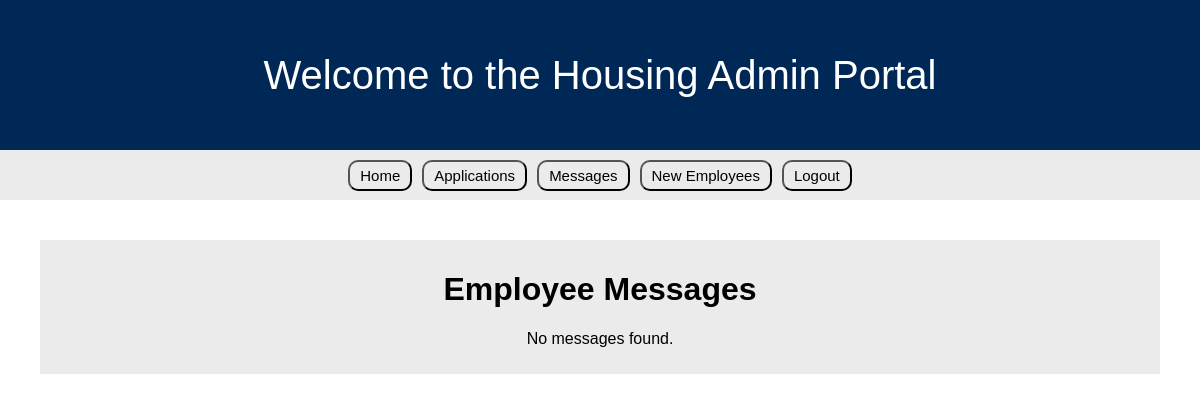
The app's page /messages (signed in), older data.
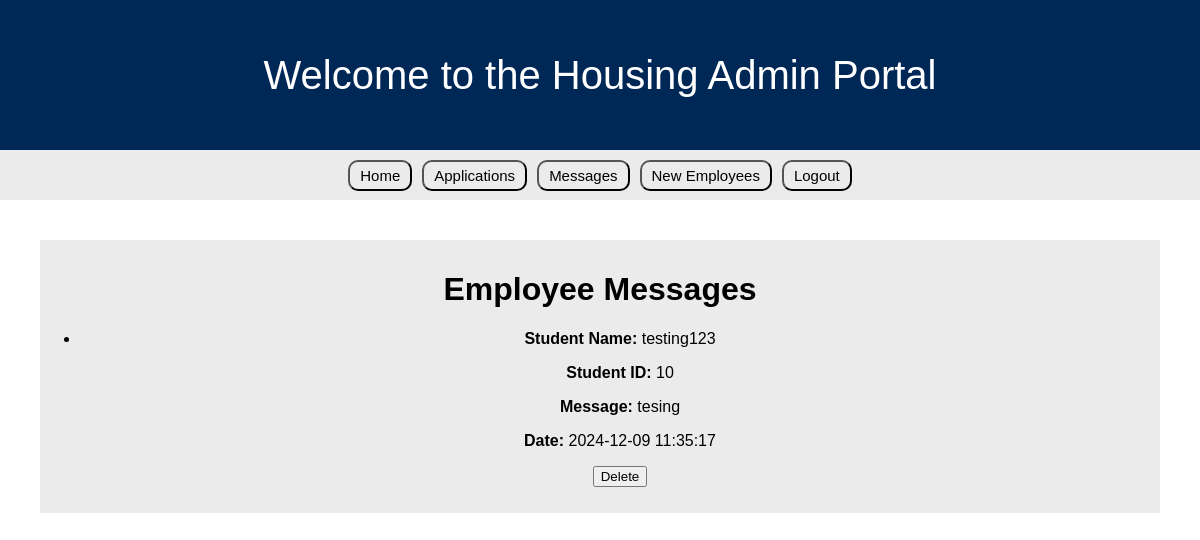
The same page, newer data.
### tables this page shows
CREATE TABLE contact (
    c_contactDateTime DATETIME NOT NULL,
    c_reason VARCHAR(255) NOT NULL,
    c_studentID decimal(12,0) NOT NULL,
    c_employeeID decimal(12,0) NOT NULL,
    FOREIGN KEY (c_studentID) REFERENCES student(s_studentID),
    FOREIGN KEY(c_employeeID) REFERENCES employee(e_employeeID)
);

CREATE TABLE student (
    s_studentID decimal(12,0) NOT NULL,
    s_name VARCHAR(25) NOT NULL,
    s_gender CHAR(1) NOT NULL,
    s_year INT NOT NULL,
    s_email VARCHAR(100) NOT NULL UNIQUE,
    s_password VARCHAR(100) NOT NULL,
    s_buildingID decimal(12,0) NOT NULL,
    s_roomID decimal(12,0) NOT NULL,
    PRIMARY KEY (s_studentID),
    FOREIGN KEY (s_buildingID) REFERENCES building(b_buildingID),
    FOREIGN KEY (s_roomID) REFERENCES room(r_roomID)
);

### server.py (the view)
@app.route('/messages', methods=['GET', 'POST'])
def employee_messages():
    employee_id = session.get('employee_id')
    if not employee_id:
        flash("You must be logged in as an employee to view messages.", "error")
        return redirect(url_for('employee_login'))
    conn = open_connection()
    if conn:
        try:
            cursor = conn.cursor()
            cursor.execute("""
                SELECT c_contactDateTime, c_reason, c_studentID, s.s_name
                FROM contact c
                JOIN student s ON c.c_studentID = s.s_studentID
                WHERE c.c_employeeID = ?
            """, (employee_id,))
            messages = cursor.fetchall()
            return render_template('empMessages.html', messages=messages)
        except sqlite3.OperationalError as e:
            print(f"Database error: {e}")
            flash("There was an issue fetching your messages. Please try again later.", "error")
            return render_template('empMessages.html', messages=[])
        finally:
            conn.close()
    else:
        flash("Error connecting to the database", "error")
        return render_template('empMessages.html', messages=[])

### server.py (called while the page is built)
def open_connection():
    conn = None
    try:
        conn = sqlite3.connect(StarRez)
        return conn
    except Error as e:
        print(f"Error connecting to database: {e}")
    return conn

### templates/empMessages.html (shortened to what this page needs)
<!DOCTYPE html>
<html lang="en">
<head>
</head>
<body>
    <div id="navbarTop">
        <p id="welcome">Welcome {{ session.student_name }} to the Housing Admin Portal</p>
    </div>
    <div id="navbarBot">
        <button id="home" onclick="window.location.href='/employee_view'">Home</button>
        <form action="{{ url_for('application_approval') }}" method="GET">
            <button type="submit" name="action" value="applications" id="form">Applications</button>
        </form>
        <form action="{{ url_for('employee_messages') }}" method="GET">
            <button type="submit" name="action" value="messages" id="message">Messages</button>
        </form>
        <form action="{{ url_for('new_employee') }}" method="GET">
            <button type="submit" name="action" value="new_employees" id="newEmp">New Employees</button>
        </form>
        <button id="logout" onclick="window.location.href='/logout'">Logout</button>
    </div>
    <div id="empMes">
        <h1>Employee Messages</h1>
        {% if messages %}
        <ul>
            {% for message in messages %}
            <li>
                <p><strong>Student Name:</strong> {{ message[3] }}</p>
                <p><strong>Student ID:</strong> {{ message[2] }}</p>
                <p><strong>Message:</strong> {{ message[1] }}</p>
                <p><strong>Date:</strong> {{ message[0] }}</p>
                <form method="POST" action="{{ url_for('delete_message', student_id=message[2]) }}" style="display:inline;">
                    <button type="submit"
                        onclick="return confirm('Are you sure you want to delete this message?');">Delete</button>
                </form>
            </li>
            {% endfor %}
        </ul>
        {% else %}
        <p>No messages found.</p>
        {% endif %}
    </div>
</body>
</html>

Row changes from the older to the newer data that the page shows:
added contact: s_name "testing123", c_studentID "10", c_reason "tesing", c_contactDateTime "2024-12-09 11:35:17"
Text that changed along with them:
text no longer shown: "No messages found."
